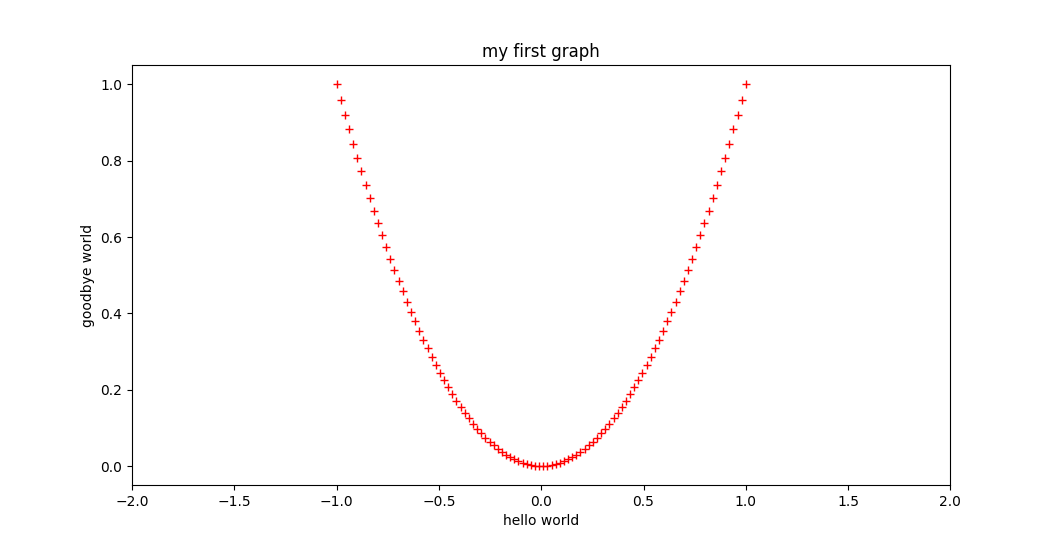

Generate this figure with Python:
#!/usr/bin/env python3

import matplotlib.pyplot as plt
import numpy

x = numpy.linspace(-1,1,100)
y = x**2

plt.plot(x, y, '+', c='r')
plt.xlim(-2,2)
plt.title('my first graph')
plt.xlabel('hello world')
plt.ylabel('goodbye world')
plt.show()
